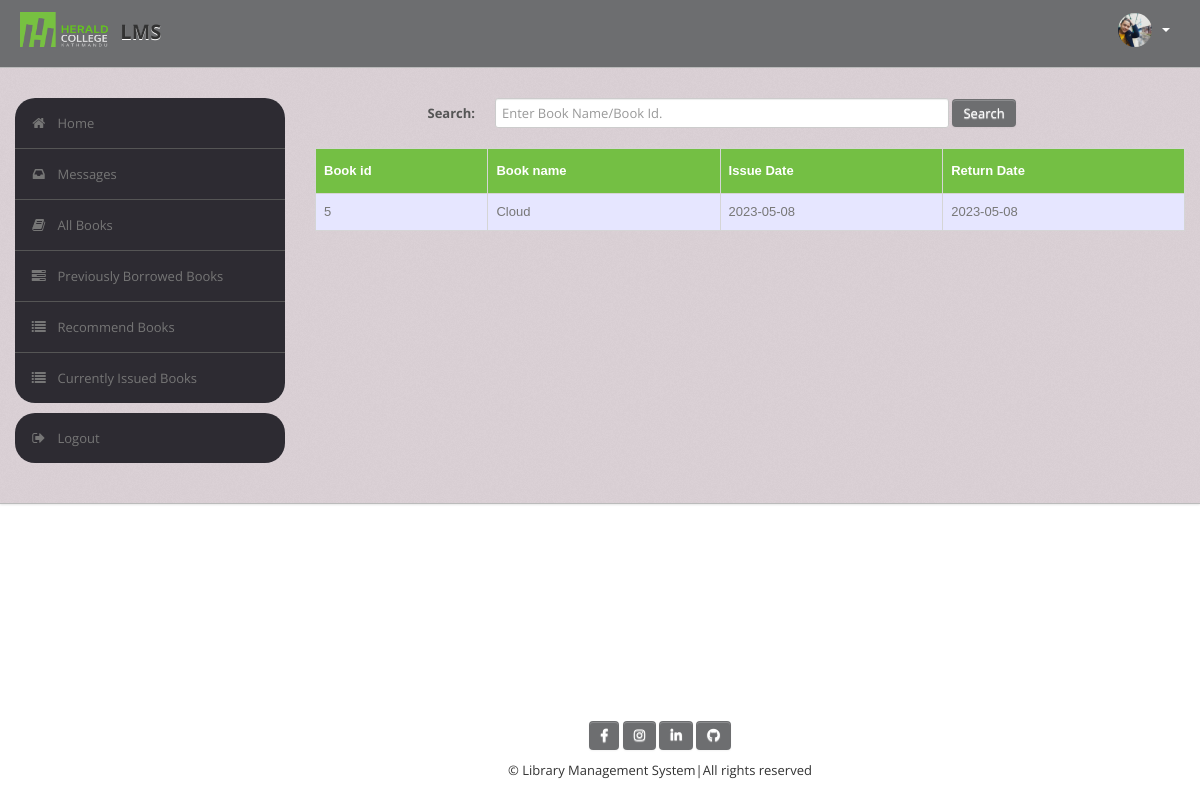
Page /student/history.php (signed in) on the committed database.
### tables this page shows
CREATE TABLE `record` (
  `UserId` varchar(50) NOT NULL,
  `BookId` int(10) NOT NULL,
  `Date_of_Issue` date DEFAULT NULL,
  `Due_Date` date DEFAULT NULL,
  `Date_of_Return` date DEFAULT NULL,
  `Dues` int(10) DEFAULT NULL,
  `Renewals_left` int(10) DEFAULT NULL,
  `Time` time DEFAULT NULL,
  `D` date DEFAULT NULL,
  `D1` date DEFAULT NULL
);

CREATE TABLE `book` (
  `BookId` int(10) NOT NULL,
  `Title` varchar(50) DEFAULT NULL,
  `Publisher` varchar(50) DEFAULT NULL,
  `Year` varchar(50) DEFAULT NULL,
  `Availability` int(5) DEFAULT NULL
);

### student/history.php (the view, shortened to what this page needs)
<?php
require('dbconn.php');
?>
<?php
if ($_SESSION['UserId']) {
?>
    <!DOCTYPE html>
    <html lang="en">
    <head>
        <link type="text/css" href="bootstrap/css/bootstrap.min.css" rel="stylesheet">
        <link type="text/css" href="bootstrap/css/bootstrap-responsive.min.css" rel="stylesheet">
        <link type="text/css" href="css/theme.css" rel="stylesheet">
        <link type="text/css" href="images/icons/css/font-awesome.css" rel="stylesheet">
    </head>
    <body>
        <div class="navbar navbar-fixed-top">
            <div class="navbar-inner">
                <div class="container">
                        <a class="brand" href="index.php"><img src="images/nn.png" class="logo" /> LMS </a>
                    <div class="nav-collapse collapse navbar-inverse-collapse">
                        <ul class="nav pull-right">
                            <li class="nav-user dropdown"><a href="#" class="dropdown-toggle" data-toggle="dropdown">
                                    <img src="images/user.png" class="nav-avatar" />
                                    <b class="caret"></b></a>
                            </li>
                        </ul>
                    </div>
                </div>
            </div>
        </div>
        <div class="wrapper">
            <div class="container">
                <div class="row">
                    <div class="span3">
                        <div class="sidebar">
                            <ul class="widget widget-menu unstyled">
                                <li class="active"><a href="index.php"><i class="menu-icon icon-home"></i>Home
                                    </a></li>
                                <li><a href="message.php"><i class="menu-icon icon-inbox"></i>Messages</a>
                                </li>
                                <li><a href="book.php"><i class="menu-icon icon-book"></i>All Books </a></li>
                                <li><a href="history.php"><i class="menu-icon icon-tasks"></i>Previously Borrowed Books </a></li>
                                <li><a href="recommendations.php"><i class="menu-icon icon-list"></i>Recommend Books </a></li>
                                <li><a href="current.php"><i class="menu-icon icon-list"></i>Currently Issued Books </a></li>
                            </ul>
                            <ul class="widget widget-menu unstyled">
                                <li><a href="logout.php"><i class="menu-icon icon-signout"></i>Logout </a></li>
                            </ul>
                        </div>
                    </div>
                    <div class="span9">
                        <form class="form-horizontal row-fluid" action="history.php" method="post">
                            <div class="control-group">
                                <label class="control-label" for="Search"><b>Search:</b></label>
                                <div class="controls">
                                    <input type="text" id="title" name="title" placeholder="Enter Book Name/Book Id." class="span8" required>
                                    <button type="submit" name="submit" class="btn">Search</button>
                                </div>
                            </div>
                        </form>
                        <br>
                        <?php
                        $rollno = $_SESSION['UserId'];
                        if (isset($_POST['submit'])) {
                            $s = $_POST['title'];
                            $sql = "select * from LMS.record,LMS.book where UserId = '$rollno' and Date_of_Issue is NOT NULL and Date_of_Return is NOT NULL and book.Bookid = record.BookId and (record.BookId='$s' or Title like '%$s%')";
                        } else
                            $sql = "select * from LMS.record,LMS.book where UserId = '$rollno' and Date_of_Issue is NOT NULL and Date_of_Return is NOT NULL and book.Bookid = record.BookId";
                        $result = $conn->query($sql);
                        $rowcount = mysqli_num_rows($result);
                        if (!($rowcount))
                            echo "<br><center><h2><b><i>No Results</i></b></h2></center>";
                        else {
                        ?>
                            <table class="table" id="tables">
                                <thead>
                                    <tr>
                                        <th>Book id</th>
                                        <th>Book name</th>
                                        <th>Issue Date</th>
                                        <th>Return Date</th>
                                    </tr>
                                </thead>
                                <tbody>
                                    <?php
                                    while ($row = $result->fetch_assoc()) {
                                        $bookid = $row['BookId'];
                                        $name = $row['Title'];
                                        $issuedate = $row['Date_of_Issue'];
                                        $returndate = $row['Date_of_Return'];
                                    ?>
                                        <tr>
                                            <td><?php echo $bookid ?></td>
                                            <td><?php echo $name ?></td>
                                            <td><?php echo $issuedate ?></td>
                                            <td><?php echo $returndate ?></td>
                                        </tr>
                                <?php }
                                } ?>
                                </tbody>
                            </table>
                    </div>
                </div>
            </div>
        </div>
        <?php include('footer.php') ?>
    </body>
    </html>
<?php } else {
    echo "<script type='text/javascript'>alert('Access Denied!!!')</script>";
} ?>

### student/css/theme.css (style rules this page uses)
#tables { font-family: "Trebuchet MS", Arial, Helvetica, sans-serif; border-collapse: collapse; width: 100%; }
#tables td, #tables th { border: 1px solid #ddd; padding: 8px; }
#tables tr:nth-child(odd) { background-color: #e6e6ff; }
#tables th { padding-top: 12px; padding-bottom: 12px; text-align: left; background-color: #74bf44; color: white; }
body { font-size: 13px; font-family: 'Open Sans', Arial, sans-serif; background: #fff; color: #777 }
strong, b { color: #555 }
.wrapper { background: url(../images/bg.png) #cec1c8; border-bottom: 1px solid #bbb; -webkit-box-shadow: 0 1px 2px rgba(0,0,0,0.1); -moz-box-shadow: 0 1px 2px rgba(0,0,0,0.1); box-shadow: 0 1px 2px rgba(0,0,0,0.1); padding: 30px 0 }
form { margin: 0 }
select, textarea, input[type="text"], input[type="password"], input[type="datetime"], input[type="datetime-local"], input[type="date"], input[type="month"], input[type="time"], input[type="week"], input[type="number"], input[type="email"], input[type="url"], input[type="search"], input[type="tel"], input[type="color"], .uneditable-input, label, input, button, select, textarea { -webkit-border-radius: 3px; -moz-border-radius: 3px; border-radius: 3px; font-size: 13px; font-family: 'Open Sans', Tahoma, Arial, sans-serif }
body [class^="icon-"], body [class*=" icon-"] { font-size: 14px; line-height: 20px; height: 20px }
.form-horizontal .control-group, .form-vertical .control-group { margin-bottom: 0 }
.navbar { position: static!important; margin: 0!important }
.navbar .navbar-inner { background: #6d6e70; border-bottom: 1px solid #bbb; -webkit-box-shadow: 0 1px 2px rgba(0,0,0,0.15); -moz-box-shadow: 0 1px 2px rgba(0,0,0,0.15); box-shadow: 0 1px 2px rgba(0,0,0,0.15) }
.navbar .brand { color: #333; font-weight: bold; font-size: 20px; margin-right: 20px; padding: 20px }
.logo { width: 90px; height: 35px; margin: -8px 5px 0 ; }
.navbar .nav>li>a { padding: 20px 15px; font-weight: bold; color: #777 }
.nav-user>a { height: 20px }
.nav-avatar { width: 34px; height: 34px; margin: -7px 5px 0 0; -webkit-border-radius: 50%; -moz-border-radius: 50%; border-radius: 50% }
.btn, .btn-box { -webkit-border-radius: 3px; -moz-border-radius: 3px; border-radius: 3px }
.btn { font-size: 13px; font-weight: 600 }
.btn { display: inline-block; margin-bottom: 0; font-weight: 400; text-align: center; vertical-align: middle; cursor: pointer; background-color: #6d6e70; color: #fff; background-image: none; border: 1px solid transparent; white-space: nowrap; padding: 4px 10px; font-size: 13px; line-height: 1.42857; border-radius: 4px; -webkit-user-select: none; -moz-user-select: none; -ms-user-select: none; user-select: none }
.table { margin-bottom: 0 }
.table th, .table td { border-color: #d5d5d5!important }
.widget-menu { background: #fff; -webkit-border-radius: 3px; -moz-border-radius: 3px; border-radius: 20px; overflow: hidden }
.widget-menu a { color: #555; display: block; line-height: 20px; padding: 15px; text-decoration: none!important }
.widget-menu .menu-icon { margin-right: 10px; color: #767676; -webkit-transition: all .2s ease-in-out; -moz-transition: all .2s ease-in-out; transition: all .2s ease-in-out; }
.widget-menu>li+li { border-top: 1px solid #555 }
.widget-menu>li>a { background-color: #2d2b32; color: #767676; -webkit-transition: all .2s ease-in-out; -moz-transition: all .2s ease-in-out; transition: all .2s ease-in-out; }

### rows in the picture
record: BookId.BookId "5", BookId.Title "Cloud", Date_of_Issue "2023-05-08", Date_of_Return "2023-05-08"
